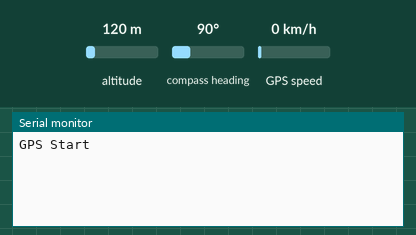
The sketch below on a simulated ESP32. Shown: the last lines printed to the serial monitor. Inputs (shaded band) come from the test bench; at power-on: altitude 120 m, GPS speed 0 km/h, compass heading 90°. The GPS gets a fix after 3 s at 37.7749, -122.4194 with 8 satellites.

Above: at 1.2 s.
1.3 s: altitude set to 20 m
At 4.5 s:
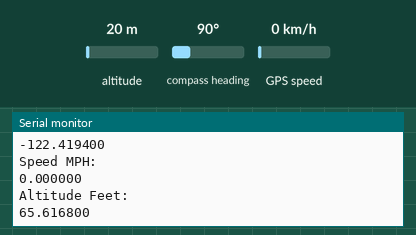
5.5 s: GPS speed set to 2 km/h
At 6.8 s:
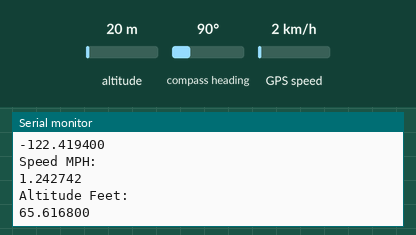
7.0 s: altitude set to 250 m
At 9.0 s:
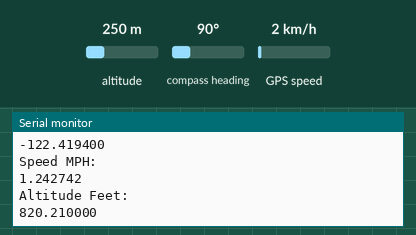
Timing chart, 0 to 10.5 s (numbered marks = the images above; inputs shaded):
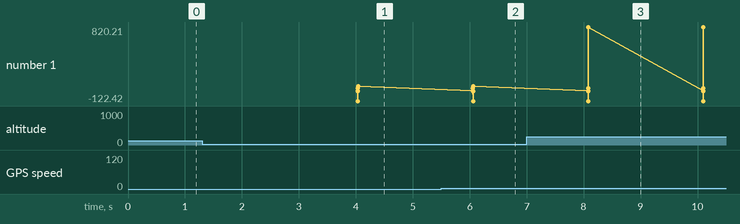

The sketch:

AirQuality_V1_GPS_edit_aun_651102.ino
```cpp
#include <ArduinoJson.h>
#include <TinyGPS++.h>
#include "TinyGPS++.h"
#include "SoftwareSerial.h"
#include <stdio.h>

int SPEED = 0;
int LAT = 0;
int LNG = 0;

TinyGPSPlus gps;
HardwareSerial ss(2);


void setup() {
  Serial.begin(115200);
  Serial2.begin(9600);
  Serial.println("GPS Start");
}

void loop() {

  while(Serial2.available())//While there are characters to come from the GPS
  {
    gps.encode(Serial2.read());//This feeds the serial NMEA data into the library one char at a time
  }
  if(gps.location.isUpdated())//This will pretty much be fired all the time anyway but will at least reduce it to only after a package of NMEA data comes in
  {
    //Get the latest info from the gps object which it derived from the data sent by the GPS unit
    Serial.println("Satellite Count:");
    Serial.println(gps.satellites.value());
    Serial.println("Latitude:");
    Serial.println(gps.location.lat(),6);
    LAT = gps.location.lat();
    Serial.println("Longitude:");
    Serial.println(gps.location.lng(),6);
    LNG = gps.location.lng();
    Serial.println("Speed MPH:");
    Serial.println(gps.speed.mph(),6);
    SPEED = gps.speed.mph();
    Serial.println("Altitude Feet:");
    Serial.println(gps.altitude.feet(),6);
    Serial.println("");
    Serial.println("");
  }

  //int LAT = 13;
  //int LNG = 100;
  //int SPEED = 10;
  Serial.println("");
  Serial.println("");
  //#################################################
  delay(2000);
}
```

Measured:
- after the input at 1.3 s, the serial monitor: prints a new line after 2.7 s (image 1)
- after the input at 5.5 s, the serial monitor: prints a new line after 0.56 s (image 2)
- after the input at 7.0 s, the serial monitor: prints a new line after 1.1 s (image 3)
- plotted number 1: 65.62 → 820.21 after the input at 7.0 s
